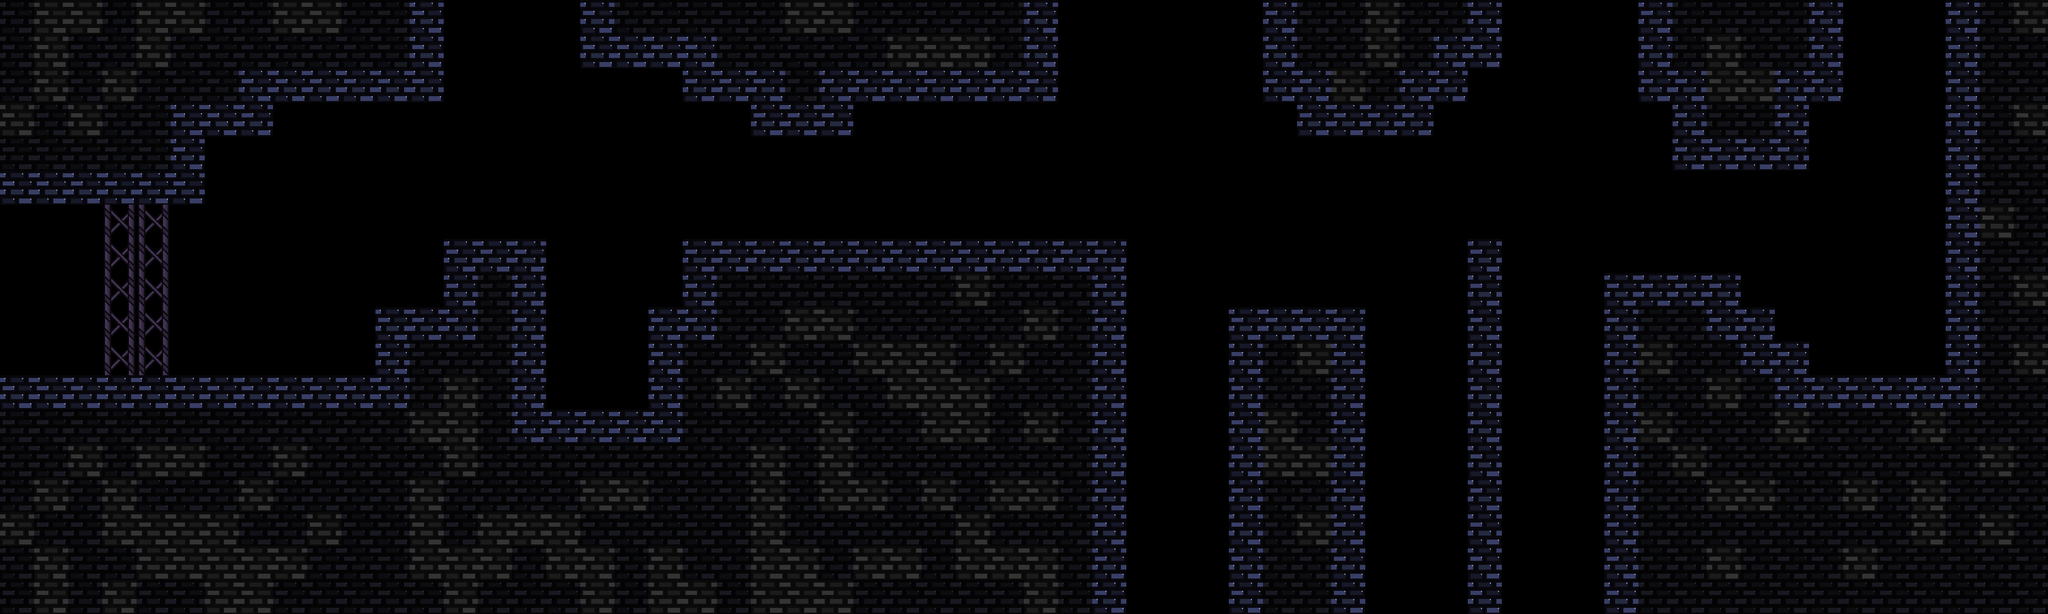

Tiled map render using the project's own tile images. Description and the whole map definition, tile-layer contents included, below:
An orthogonal 60x18 tile map with 50x50 px tiles, 2 tile layers (tiles-main, tiles-deco), 8 tilesets.

<map version="1.10" tiledversion="1.11.2" orientation="orthogonal" renderorder="right-down" width="60" height="18" tilewidth="50" tileheight="50" infinite="0" nextlayerid="33" nextobjectid="57">
 <properties>
  <property name="doubleEffectType" value="dark-cloud" />
 </properties>
 <tileset firstgid="1" source="ch1-tiles.tsx" />
 <tileset firstgid="81" source="../../textures/light.tsx" />
 <tileset firstgid="82" source="../../textures/spike.tsx" />
 <tileset firstgid="90" source="../../textures/transition-tiles.tsx" />
 <tileset firstgid="95" source="../../textures/double_jump.tsx" />
 <tileset firstgid="96" source="../../textures/misc/portal.tsx" />
 <tileset firstgid="97" source="../../textures/flip.tsx" />
 <tileset firstgid="98" source="../../textures/small-spike.tsx" />
 <layer id="1" name="tiles-main" width="60" height="18">
  <data encoding="csv">
0,0,0,0,0,0,0,0,0,0,0,0,2,0,0,0,0,2,0,0,0,0,0,0,0,0,0,0,0,0,2,0,0,0,0,0,0,2,0,0,0,0,0,2,0,0,0,0,2,0,0,0,0,2,0,0,0,2,0,0,
0,0,0,0,0,0,0,0,0,0,0,0,2,0,0,0,0,2,2,2,2,0,0,0,0,0,0,0,0,0,2,0,0,0,0,0,0,2,0,0,0,0,2,2,0,0,0,0,2,0,0,0,0,2,0,0,0,2,0,0,
0,0,0,0,0,0,0,2,2,2,2,2,2,0,0,0,0,0,0,0,2,2,2,0,2,2,2,2,2,2,2,0,0,0,0,0,0,2,2,0,0,2,2,0,0,0,0,0,2,2,0,0,2,2,0,0,0,2,0,0,
0,0,0,0,0,2,2,2,0,0,0,0,0,0,0,0,0,0,0,0,0,0,2,2,2,0,0,0,0,0,0,0,0,0,0,0,0,0,2,2,2,2,0,0,0,0,0,0,0,2,0,0,2,0,0,0,0,2,0,0,
0,0,0,0,0,2,0,0,0,0,0,0,0,0,0,0,0,0,0,0,0,0,0,0,0,0,0,0,0,0,0,0,0,0,0,0,0,0,0,0,0,0,0,0,0,0,0,0,0,2,2,2,2,0,0,0,0,2,0,0,
2,2,2,2,2,2,0,0,0,0,0,0,0,0,0,0,0,0,0,0,0,0,0,0,0,0,0,0,0,0,0,0,0,0,0,0,0,0,0,0,0,0,0,0,0,0,0,0,0,0,0,0,0,0,0,0,0,2,0,0,
0,0,0,12,12,0,0,0,0,0,0,0,0,0,0,0,0,0,0,0,0,0,0,0,0,0,0,0,0,0,0,0,0,0,0,0,0,0,0,0,0,0,0,0,0,0,0,0,0,0,0,0,0,0,0,0,0,2,0,0,
0,0,0,12,12,0,0,0,0,0,0,0,0,2,2,2,0,0,0,0,2,2,2,2,2,2,2,2,2,2,2,2,2,0,0,0,0,0,0,0,0,0,0,2,0,0,0,0,0,0,0,0,0,0,0,0,0,2,0,0,
0,0,0,12,12,0,0,0,0,0,0,0,0,2,0,2,0,0,0,0,2,0,0,0,0,0,0,0,0,0,0,0,2,0,0,0,0,0,0,0,0,0,0,2,0,0,0,2,2,2,2,0,0,0,0,0,0,2,0,0,
0,0,0,12,12,0,0,0,0,0,0,2,2,2,0,2,0,0,0,2,2,0,0,0,0,0,0,0,0,0,0,0,2,0,0,0,2,2,2,2,0,0,0,2,0,0,0,2,0,0,2,2,0,0,0,0,0,2,0,0,
0,0,0,12,12,0,0,0,0,0,0,2,0,0,0,2,0,0,0,2,0,0,0,0,0,0,0,0,0,0,0,0,2,0,0,0,2,0,0,2,0,0,0,2,0,0,0,2,0,0,0,2,2,0,0,0,0,2,0,0,
2,2,2,2,2,2,2,2,2,2,2,2,0,0,0,2,0,0,0,2,0,0,0,0,0,0,0,0,0,0,0,0,2,0,0,0,2,0,0,2,0,0,0,2,0,0,0,2,0,0,0,0,2,2,2,2,2,2,0,0,
0,0,0,0,0,0,0,0,0,0,0,0,0,0,0,2,2,2,2,2,0,0,0,0,0,0,0,0,0,0,0,0,2,0,0,0,2,0,0,2,0,0,0,2,0,0,0,2,0,0,0,0,0,0,0,0,0,0,0,0,
0,0,0,0,0,0,0,0,0,0,0,0,0,0,0,0,0,0,0,0,0,0,0,0,0,0,0,0,0,0,0,0,2,0,0,0,2,0,0,2,0,0,0,2,0,0,0,2,0,0,0,0,0,0,0,0,0,0,0,0,
0,0,0,0,0,0,0,0,0,0,0,0,0,0,0,0,0,0,0,0,0,0,0,0,0,0,0,0,0,0,0,0,2,0,0,0,2,0,0,2,0,0,0,2,0,0,0,2,0,0,0,0,0,0,0,0,0,0,0,0,
0,0,0,0,0,0,0,0,0,0,0,0,0,0,0,0,0,0,0,0,0,0,0,0,0,0,0,0,0,0,0,0,2,0,0,0,2,0,0,2,0,0,0,2,0,0,0,2,0,0,0,0,0,0,0,0,0,0,0,0,
0,0,0,0,0,0,0,0,0,0,0,0,0,0,0,0,0,0,0,0,0,0,0,0,0,0,0,0,0,0,0,0,2,0,0,0,2,0,0,2,0,0,0,2,0,0,0,2,0,0,0,0,0,0,0,0,0,0,0,0,
0,0,0,0,0,0,0,0,0,0,0,0,0,0,0,0,0,0,0,0,0,0,0,0,0,0,0,0,0,0,0,0,2,0,0,0,2,0,0,2,0,0,0,2,0,0,0,2,0,0,0,0,0,0,0,0,0,0,0,0
</data>
 </layer>
 <layer id="8" name="tiles-deco" width="60" height="18">
  <data encoding="csv">
10,3,3,10,3,3,10,10,3,3,10,10,0,0,0,0,0,0,10,10,10,10,10,3,3,10,10,10,10,10,0,0,0,0,0,0,0,0,10,10,3,10,10,0,0,0,0,0,0,10,10,10,10,0,0,0,0,0,10,3,
10,3,10,10,3,10,10,10,10,10,10,10,0,0,0,0,0,0,0,0,0,10,10,10,10,10,3,3,3,10,0,0,0,0,0,0,0,0,10,10,3,10,0,0,0,0,0,0,0,10,3,10,10,0,0,0,0,0,10,10,
10,3,10,3,10,10,10,0,0,0,0,0,0,0,0,0,0,0,0,0,0,0,0,10,0,0,0,0,0,0,0,0,0,0,0,0,0,0,0,3,10,0,0,0,0,0,0,0,0,0,3,3,0,0,0,0,0,0,10,10,
3,10,3,10,10,0,0,0,0,0,0,0,0,0,0,0,0,0,0,0,0,0,0,0,0,0,0,0,0,0,0,0,0,0,0,0,0,0,0,0,0,0,0,0,0,0,0,0,0,0,10,10,0,0,0,0,0,0,10,3,
10,10,10,10,10,0,0,0,0,0,0,0,0,0,0,0,0,0,0,0,0,0,0,0,0,0,0,0,0,0,0,0,0,0,0,0,0,0,0,0,0,0,0,0,0,0,0,0,0,0,0,0,0,0,0,0,0,0,10,10,
0,0,0,0,0,0,0,0,0,0,0,0,0,0,0,0,0,0,0,0,0,0,0,0,0,0,0,0,0,0,0,0,0,0,0,0,0,0,0,0,0,0,0,0,0,0,0,0,0,0,0,0,0,0,0,0,0,0,10,10,
0,0,0,0,0,0,0,0,0,0,0,0,0,0,0,0,0,0,0,0,0,0,0,0,0,0,0,0,0,0,0,0,0,0,0,0,0,0,0,0,0,0,0,0,0,0,0,0,0,0,0,0,0,0,0,0,0,0,3,10,
0,0,0,0,0,0,0,0,0,0,0,0,0,0,0,0,0,0,0,0,0,0,0,0,0,0,0,0,0,0,0,0,0,0,0,0,0,0,0,0,0,0,0,0,0,0,0,0,0,0,0,0,0,0,0,0,0,0,10,10,
0,0,0,0,0,0,0,0,0,0,0,0,0,0,10,0,0,0,0,0,0,10,10,10,10,10,10,10,3,10,10,10,0,0,0,0,0,0,0,0,0,0,0,0,0,0,0,0,0,0,0,0,0,0,0,0,0,0,10,3,
0,0,0,0,0,0,0,0,0,0,0,0,0,0,10,0,0,0,0,0,0,10,10,3,3,10,10,10,10,10,3,10,0,0,0,0,0,0,0,0,0,0,0,0,0,0,0,0,10,10,0,0,0,0,0,0,0,0,10,10,
0,0,0,0,0,0,0,0,0,0,0,0,10,10,10,0,0,0,0,0,10,10,3,10,10,3,3,3,10,3,10,10,0,0,0,0,0,10,3,0,0,0,0,0,0,0,0,0,3,10,10,0,0,0,0,0,0,0,10,3,
0,0,0,0,0,0,0,0,0,0,0,0,10,3,10,0,0,0,0,0,10,3,10,3,10,10,3,3,3,10,10,10,0,0,0,0,0,10,10,0,0,0,0,0,0,0,0,0,10,10,3,10,0,0,0,0,0,0,10,10,
10,10,10,10,10,10,10,10,10,10,10,10,3,3,10,0,0,0,0,0,10,10,10,10,3,10,10,3,3,10,3,10,0,0,0,0,0,3,10,0,0,0,0,0,0,0,0,0,3,10,10,10,3,10,10,10,3,10,10,10,
10,10,3,10,3,3,10,10,3,10,10,10,10,3,10,10,10,10,10,10,10,10,3,10,3,10,10,10,10,10,10,10,0,0,0,0,0,3,3,0,0,0,0,0,0,0,0,0,10,3,10,10,10,10,10,10,10,10,3,10,
10,3,10,3,10,10,10,3,10,10,10,10,3,10,10,10,10,3,3,10,10,10,3,10,3,3,10,3,10,3,3,10,0,0,0,0,0,10,10,0,0,0,0,0,0,0,0,0,10,10,3,3,10,10,3,10,3,10,10,10,
3,10,10,3,3,3,3,10,10,3,10,10,3,10,3,3,3,10,10,10,10,10,3,10,10,10,10,10,3,10,10,10,0,0,0,0,0,10,3,0,0,0,0,0,0,0,0,0,10,10,10,10,10,10,10,10,3,10,3,10,
10,3,10,10,3,3,3,3,3,10,10,10,3,3,3,10,3,3,10,3,10,10,3,3,10,3,3,10,3,3,3,10,0,0,0,0,0,10,10,0,0,0,0,0,0,0,0,0,10,10,3,10,10,10,3,10,10,10,10,10,
10,3,10,3,10,10,3,3,10,10,10,10,10,3,10,10,10,3,10,3,3,10,3,3,3,10,10,10,10,10,3,10,0,0,0,0,0,10,10,0,0,0,0,0,0,0,0,0,10,10,10,10,10,10,10,10,10,10,10,10
</data>
 </layer>
 <objectgroup id="17" name="warps">
  <properties>
   <property name="direction" value="right" />
   <property name="target" value="map02" />
  </properties>
 </objectgroup>
 <objectgroup id="9" name="bg">
  <properties>
   <property name="bgName" value="bgMountains" />
  </properties>
 </objectgroup>
 <objectgroup id="10" name="mapEffect">
  <properties>
   <property name="effectType" value="fog" />
  </properties>
 </objectgroup>
 <objectgroup id="32" name="camera">
  <properties>
   <property name="cameraType" value="unlockX" />
  </properties>
 </objectgroup>
 <objectgroup id="25" name="foregroundEffect">
  <properties>
   <property name="foregroundEffectType" value="rain" />
  </properties>
 </objectgroup>
 <objectgroup id="26" name="topEffect">
  <properties>
   <property name="topEffectType" value="wind" />
  </properties>
 </objectgroup>
 <objectgroup id="27" name="slab" />
 <objectgroup id="28" name="doubleEffect">
  <properties>
   <property name="doubleEffectType" value="clouds" />
  </properties>
 </objectgroup>
 <objectgroup id="29" name="flip" />
 <objectgroup id="30" name="small-spike" />
 <objectgroup id="7" name="spike-normal" />
 <objectgroup id="11" name="music">
  <properties>
   <property name="songName" value="rain" />
  </properties>
 </objectgroup>
 <objectgroup id="21" name="portal" />
</map>
